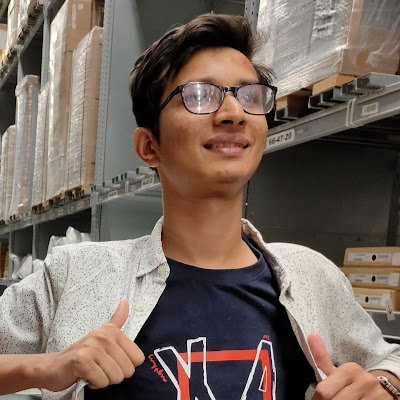
#> input picture msELlJ2R_400x400.jpg, 400 x 400 px
$ jupyter execute BT19ECE040_DIP_A-6.ipynb   (shell and % lines are left out)
#> lines starting #> are read from the running program, lines starting #| are printed output that depends on the picture
[cell 1]
import math
import numpy as np
import matplotlib.pyplot as plt
import cv2

[cell 2]
image = cv2.imread(r"msELlJ2R_400x400.jpg")
#> image is the input picture: shape (400, 400, 3); mean B, G, R 94, 103.8, 118.5
grayscaleimage = cv2.cvtColor(image, cv2.COLOR_BGR2GRAY)
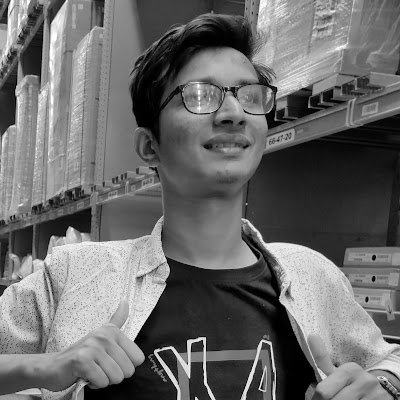
#> grayscaleimage: shape (400, 400); min 0, max 254, mean 107.1

[cell 3]
plt.imshow(grayscaleimage)

[cell 4]
plt.imshow(grayscaleimage*2)
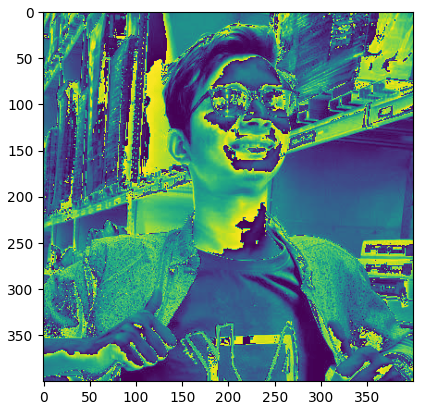
#> figure drawn by matplotlib, 1 panel

[cell 5]
plt.imshow(grayscaleimage*0.5)
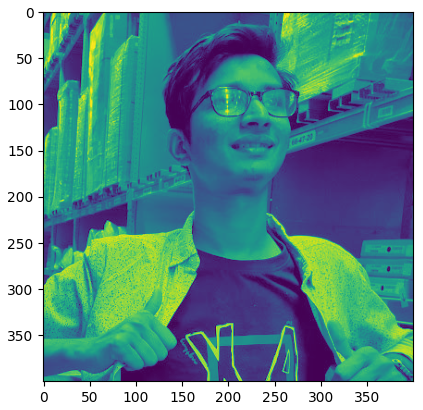
#> figure drawn by matplotlib, 1 panel
